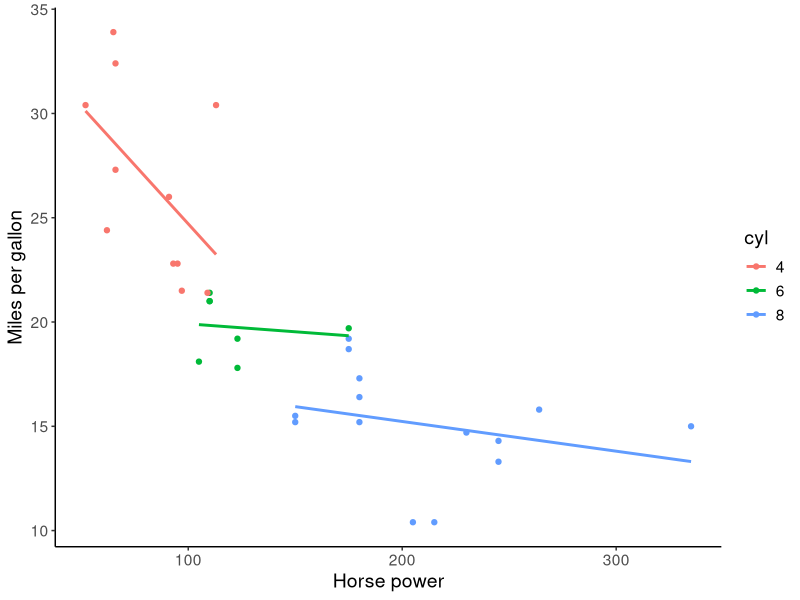

Write the R code that produced this figure.
## ---- chunk 1
# Note above we have include=FALSE which supresses both code and output just for this chunk

# Load your libraries here
library(tidyverse)

# This suppresses the code in your knitted file but not the output
knitr::opts_chunk$set(echo = FALSE)

## ---- chunk 2
summary(mtcars)
## ---- chunk 3
mtcars %>%
  # Select the column named 'mpg'
  select(mpg) %>%
  # To reduce clutter I am taking the heading five rows of data
  head()
## ---- chunk 4
mtcars %>%
  # Filter rows to mpg over 30 (note if true the row is retained)
  filter(mpg > 30) %>%
  head()
## ---- chunk 5
mtcars %>%
  # This silly example creates a new variable that is mpg * 100
  mutate(mpg_100 = mpg * 100) %>%
  # Select the original and new variable to check them
  select(mpg, mpg_100) %>%
  head()
## ---- chunk 6
mtcars %>%
  summarise(
    # Calculate the mean for mpg and round to two decimal places
    mpg_mean = round(mean(mpg), 2),
    # Calculate the standard deviation and round to two decimal places
    mpg_sd = round(sd(mpg), 2)
    )
## ---- chunk 7
mtcars %>%
  # Group by the discrete variable, number of cylinders
  group_by(cyl) %>%
  # Calculate the mean of mpg for each number of cylinders
  summarise(mpg_mean = round(mean(mpg), 2)) %>%
  # If you don't ungroup the data when its no longer needed it can cause problems
  ungroup()
## ---- chunk 8

mtcars %>%
  # Change the cyl variable to a factor or GGplot treats it as continuous
  mutate(cyl = as.factor(cyl)) %>%
  # Set up the base canvas with colors varying by cyl (which implicitly groups the data)
  ggplot(aes(x=hp, y=mpg, color=cyl)) +
  # Add a point for each hp-mpg coordinate and color by cyl
  geom_point() +
  # Add a line of best fit using a linear model and disable standard errors
  geom_smooth(method = "lm", se=FALSE) +
  # Rename the labels and a
  labs(
    x="Horse power",
    y="Miles per gallon"
  ) +
  # Use one of the default themes (you can type theme_ and press tab to see other options)
  theme_classic() +
  # Adjust the text size
  theme(
    text = element_text(size = 14)
  )

